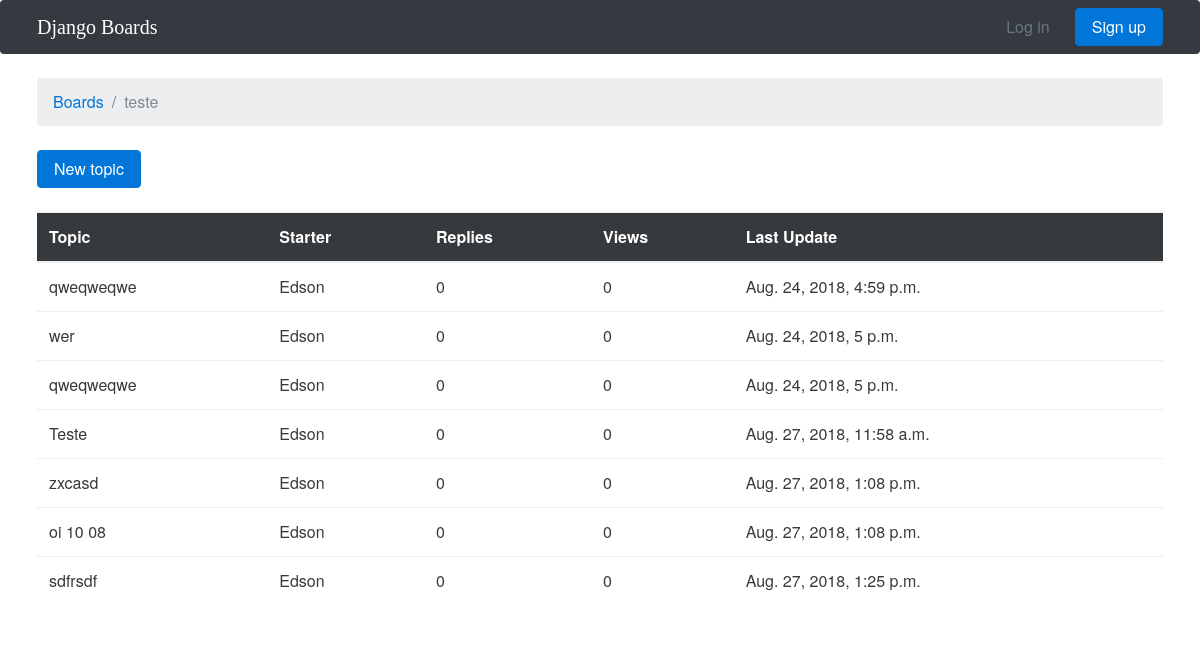
The app's page /boards/1/ with its own data.
### boards/models.py (models this page shows, shortened)
class Board(models.Model):
    name = models.CharField(max_length=30, unique=True)
    description = models.CharField(max_length=100)

class Topic(models.Model):
    subject = models.CharField(max_length=255)
    last_updated = models.DateTimeField(auto_now_add=True)
    board = models.ForeignKey(Board, related_name='topics',on_delete=models.CASCADE,)
    starter = models.ForeignKey(User, related_name='topics',on_delete=models.CASCADE,)

### boards/views.py (the view)
# urls.py: url(r'^boards/(?P<pk>\d+)/$', views.board_topics, name='board_topics'),
def board_topics(request, pk):
    board = get_object_or_404(Board, pk=pk)
    return render(request, 'topics.html', {'board': board})

### templates/topics.html (shortened to what this page needs)
{% extends 'base.html' %}
{% block breadcrumb %}
  <li class="breadcrumb-item"><a href="{% url 'home' %}">Boards</a></li>
  <li class="breadcrumb-item active">{{ board.name }}</li>
{% endblock %}
{% block content %}
<div class="mb-4">
  <a href="{%url 'new_topic' board.pk%}" class="btn btn-primary">New topic</a>
</div>
<table class="table">
  <thead class="thead-inverse">
    <tr>
      <th>Topic</th>
      <th>Starter</th>
      <th>Replies</th>
      <th>Views</th>
      <th>Last Update</th>
    </tr>
  </thead>
  <tbody>
    {% for topic in board.topics.all %}
      <tr>
        <td>{{ topic.subject }}</td>
        <td>{{ topic.starter.username }}</td>
        <td>0</td>
        <td>0</td>
        <td>{{ topic.last_updated }}</td>
      </tr>
    {% endfor %}
  </tbody>
</table>
{% endblock %}

### templates/base.html (shortened to what this page needs)
{% load static %}<!DOCTYPE html>
<html>
  <head>
    <link rel="stylesheet" href="https://maxcdn.bootstrapcdn.com/bootstrap/4.0.0/css/bootstrap.min.css">    <link rel="stylesheet" href="{% static 'css/bootstrap.min.css' %}">
    <link rel="stylesheet" href="{% static 'css/app.css' %}">
  </head>
  <body>
    {%block body%}
    <nav class="navbar navbar-expand-sm navbar-dark bg-dark">
      <div class="container">
        <a class="navbar-brand" href="{% url 'home' %}">Django Boards</a>
        <div class="collapse navbar-collapse" id="mainMenu">
          {% if user.is_authenticated %}
            <ul class="navbar-nav ml-auto">
              <li class="nav-item dropdown">
                <a class="nav-link dropdown-toggle" href="#" id="userMenu" data-toggle="dropdown" aria-haspopup="true" aria-expanded="false">
                  {{ user.username }}
                </a>
                <div class="dropdown-menu dropdown-menu-right" aria-labelledby="userMenu">
                  <a class="dropdown-item" href="#">My account</a>
                  <a class="dropdown-item" href="#">Change password</a>
                  <div class="dropdown-divider"></div>
                  <a class="dropdown-item" href="{% url 'logout' %}">Log out</a>
                </div>
              </li>
            </ul>
          {% else %}
            <form class="form-inline ml-auto">
              <a href="#" class="btn btn-outline-secondary">Log in</a>
              <a href="{% url 'signup' %}" class="btn btn-primary ml-2">Sign up</a>
            </form>
          {% endif %}
        </div>
      </div>
    </nav>
    <div class="container">
      <ol class="breadcrumb my-4">
        {% block breadcrumb %}
        {% endblock %}
      </ol>
      {% block content %}
      {% endblock %}
    </div>
    {% endblock body %}
  </body>
</html>

### static/css/app.css (style rules this page uses)
.navbar-brand { font-family: 'Peralta', cursive; }

### records on screen
Board: name "teste"
Topic: subject "qweqweqwe", starter.username "Edson", last_updated "Aug. 24, 2018, 4:59 p.m."
Topic: subject "wer", starter.username "Edson", last_updated "Aug. 24, 2018, 5 p.m."
Topic: subject "qweqweqwe", starter.username "Edson", last_updated "Aug. 24, 2018, 5 p.m."
Topic: subject "Teste", starter.username "Edson", last_updated "Aug. 27, 2018, 11:58 a.m."
Topic: subject "zxcasd", starter.username "Edson", last_updated "Aug. 27, 2018, 1:08 p.m."
Topic: subject "oi 10 08", starter.username "Edson", last_updated "Aug. 27, 2018, 1:08 p.m."
Topic: subject "sdfrsdf", starter.username "Edson", last_updated "Aug. 27, 2018, 1:25 p.m."
